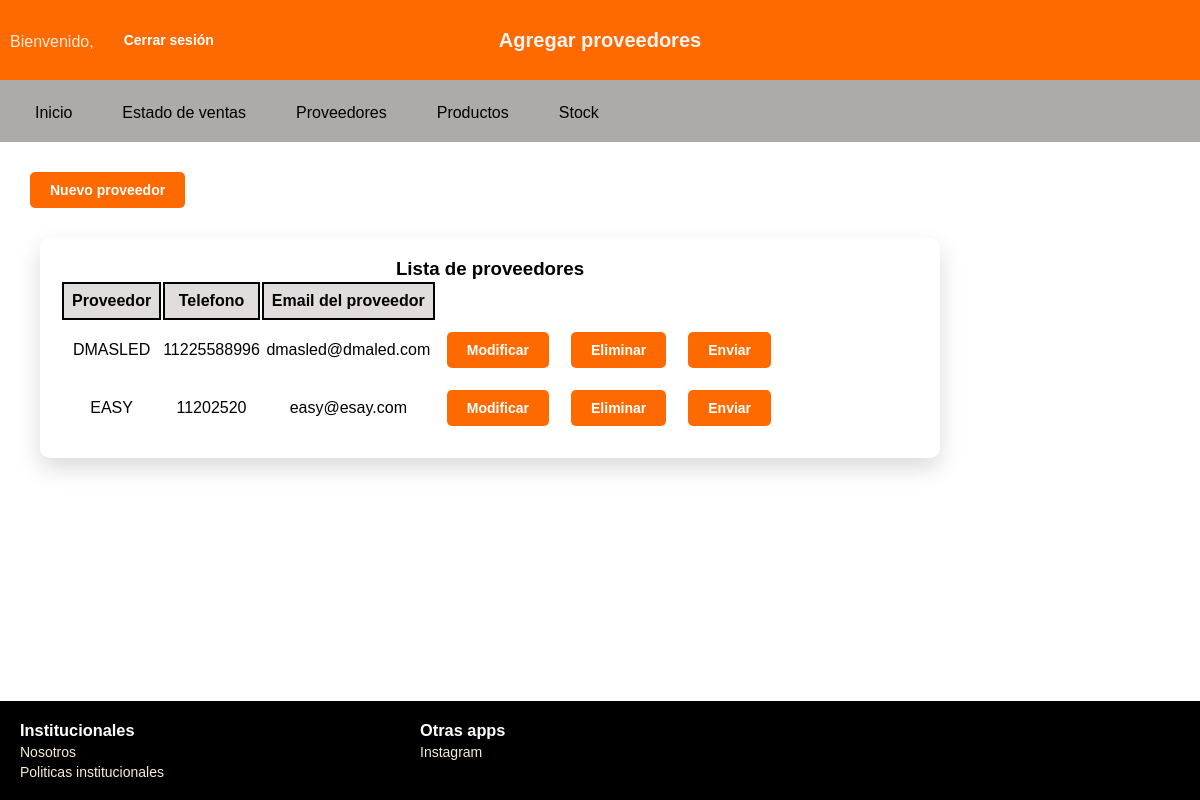
/proyecto/accounts/agregarproveedor/, run on the app's committed database.
### accounts/models.py (models this page shows)
class NuevosProveedores(models.Model):
    nombre = models.CharField()
    email = models.EmailField()
    telefono = models.IntegerField()

### accounts/views.py (the view)
# urls.py: path('agregarproveedor/',views.agregarproveedor, name="agregarproveedor"),
def agregarproveedor(request):
    mensaje_error = None
    if request.method == "POST":
        form = NuevoProveedor(request.POST)
        if form.is_valid():
            nombre = form.cleaned_data['nombre']
            email = form.cleaned_data['email']
            telefono = form.cleaned_data['telefono']
            NuevosProveedores.objects.create(
                nombre = nombre,
                email = email,
                telefono = telefono
            )
            return redirect ('agregarproveedor')
    else:
        form = NuevoProveedor()
    proveedores = NuevosProveedores.objects.all()
    return render(request,"accounts/agregarproveedor.html", {
        "form": form,
        "proveedores": proveedores,
        "error": mensaje_error
    })

### accounts/templates/accounts/agregarproveedor.html (shortened to what this page needs)
{% load static %}
<!DOCTYPE html>
<html lang="es">
<head>
    <link rel="stylesheet" href="{% static 'accounts/styles_pedidosprov.css' %}">
</head>
<body>
    <header>
        <h2 class="title">Agregar proveedores</h2>
        <a class="user_register" href="{% url 'user_profile' %}">Bienvenido, {{request.user.username}} </a>
        <form method="POST" action="{% url 'logout' %}">
        <button class="btn-nuevo" type="submit">Cerrar sesión</button>
    </header>
<nav>
        <ul class="menu">
            <li><a href="{% url 'general' %}">Inicio</a></li>
            <li class="dropdown">
                <a href="#">Estado de ventas</a>
            </li>
            <li class="dropdown">
            <a href="#">Proveedores</a>
            </li>
            <li><a href="{% url 'productos' %}"> Productos</a></li>
            <li><a href="{% url 'stock' %}"> Stock</a></li>
        </ul>
    </nav>
    <main>
    {% block content %}
        <Button type="button" onclick= abrirModal() class="btn-nuevo">Nuevo proveedor </Button>
        <section>
            <h3>Lista de proveedores</h3>
            <table>
                <tr>
                    <th>Proveedor</th>
                    <th>Telefono</th>
                    <th>Email del proveedor</th>
                </tr>
                    {% for n in proveedores %}
                <tr>
                    <td>{{ n.nombre }}</td>
                    <td>{{ n.telefono }}</td>
                    <td>{{ n.email }}</td>
                    <td><button class="btn-nuevo">Modificar</button></td>
                    <td><button class="btn-nuevo">Eliminar</button></td>
                    <td><button class="btn-nuevo">Enviar</button></td>
                </tr>
                {% endfor %}
            </table>
        </section>
    {% endblock %}
    </main>
    <footer>
        <div class="institucionales">
            <h3 class="titulo">Institucionales</h3>
                <a href="{% url 'nosotros' %}">Nosotros</a>
                <a href="{% url 'institucionales' %}">Politicas institucionales</a>
        </div>
        <div class="apps">
            <h3 class="titulo">Otras apps</h3>
                <a href="{% url 'instagram' %}">Instagram</a>
        </div>
    </footer>
</body>
</html>

### accounts/static/accounts/styles_pedidosprov.css (style rules this page uses)
* { margin: 0; padding: 0; box-sizing: border-box; font-family: Arial, Helvetica, sans-serif; }
html, body { min-height: 100%; }
body { display: flex; flex-direction: column; min-height: 100vh; background-image: url("/static/accounts/images/background.png"); background-size: cover; background-position: center; background-repeat: no-repeat; background-attachment: fixed }
header { position: relative; display: flex; align-items: center; height: 80px; background-color: #FF6A00; padding: 0 10px; z-index: 10; }
.title { position: absolute; left: 50%; transform: translateX(-50%); color: whitesmoke; font-size: 20px; }
section { background-color: white; padding: 20px; border-radius: 10px; box-shadow: 0px 10px 25px rgba(0, 0, 0, 0.15); width: 100%; max-width: 900px; max-height: 600px; height: auto; margin-top: 20px; margin: 20px; text-align: center; align-items: center; overflow: auto; }
th { border: 2px solid black; }
th { padding: 8px; text-align: center; margin: auto; background-color: #e2dddd; }
nav { background-color: #adaaaa; width: 100%; }
.menu { list-style: none; display: flex; gap: 20px; padding: 10px 20px; }
.menu li { position: relative; }
.menu a { color: black; text-decoration: none; padding: 10px 15px; display: block; }
main { flex: 1; display: block; padding: 20px; }
.btn-nuevo { background-color: #FF6A00; color: white; margin: 10px; padding: 10px 20px; font-weight: bold; font-size: 14px; border-radius: 5px; border: none; cursor: pointer; text-align: center; width: auto; }
footer { display: grid; grid-template-columns: 1fr 1fr 1fr; gap: 40px; background-color: black; color: white; padding: 20px; font-size: 14px; }
a { display: flex; grid-template-columns: 100px ; gap: 8px 30px; text-decoration: none; color: antiquewhite; margin-top: 4px ; }

### data on the page
NuevosProveedores: nombre "DMASLED", telefono "11225588996", email "dmasled@dmaled.com"
NuevosProveedores: nombre "EASY", telefono "11202520", email "easy@esay.com"
